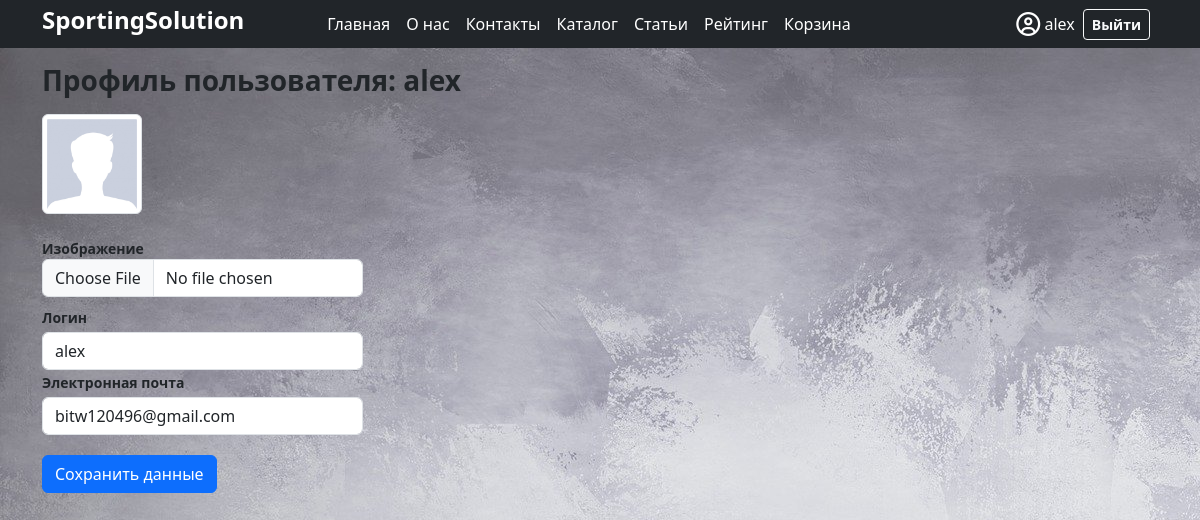
Page /profile (signed in) on the committed database.
### dj_app/models.py (models this page shows)
class User(AbstractUser):
    image = models.ImageField(
        upload_to='user_img',
        null=True,
        blank=True,
        verbose_name="Добавить изображение"
    )
    is_verified_email = models.BooleanField(default=False)

### dj_app/views.py (the view)
# urls.py: path('profile', views.profile, name="profile"),  # Маршрут: Профиль
@login_required
def profile(request):
    if request.method == 'POST':
        form = UserProfileForm(instance=request.user, data=request.POST, files=request.FILES)
        if form.is_valid():
            form.save()
            print("Успешно")
            return HttpResponseRedirect(reverse('profile'))
        else:
            print(form.errors)
    else:
        form = UserProfileForm(instance=request.user)
    context = {"form": form}
    return render(request, "registration/profile.html", context=context)

### dj_app/forms.py
class UserProfileForm(UserChangeForm):
    image = forms.ImageField(
        label="Изображение",
        widget=forms.FileInput(attrs={
            'type': 'file',
            'class': 'form-control'
        }
        ),
        required=False)
    username = forms.CharField(
        label="Никнейм",
        max_length=10,
        widget=forms.widgets.TextInput(attrs={
            'class': 'form-control',
            'id': "floatingInput",
            "placeholder": "Username",
            'readonly': True
        }
        )
    )
    email = forms.EmailField(label="Email", widget=forms.widgets.EmailInput(
        attrs={'type': 'email',
               'class': 'form-control',
               'id': 'floatingInput',
               'placeholder': 'login@example.com',
               'readonly': True}))
    class Meta:
        model = User
        fields = ('image', 'username', 'email')

### dj_app/context_processors.py (called while the page is built)
def baskets(request):
    user = request.user
    return {'baskets': Basket.objects.filter(user=user) if user.is_authenticated else []}

### templates/registration/profile.html (shortened to what this page needs)
{% extends "base.html" %}
{% load static %}
{% block body %}
<div class="container">
    <div class="row">
        <div class="col-lg-7">
            <h3 class="mt-3 mb-3"><b>Профиль пользователя: {{ user }}</b></h3>
            <div class="col-lg-12 text-left">
                <img width="100" height="100"
                     src="{% if user.image %} {{ user.image.url }} {% else %} {% static '/img/avatar.jpg' %} {% endif %}" class="img-thumbnail">
            </div>
            <br>
            <form method="post" action="" enctype="multipart/form-data">
                <div class="form-row mb-2">
                    <div class="col-lg-6">
                        <div class="small mb-1">
                            <label for="{{ form.image.id_for_lable }}"><b>Изображение</b></label>
                            {{ form.image }}
                        </div>
                    </div>
                </div>
                <div class="form-row">
                    <div class="col-lg-6">
                        <label class="small mb-1" for="{{ form.username.id_for_lable }}"><b>Логин</b></label>
                        {{ form.username }}
                    </div>
                    <div class="col-lg-6">
                        <label class="small mb-1" for="{{ form.email.id_for_lable }}"><b>Электронная почта</b></label>
                        {{ form.email }}
                    </div>
                </div>
                <div class="form-row">
                    <div class="col-lg-12" style="margin-top: 20px;">
                        <button type="submit" class="btn btn-primary">Сохранить данные</button>
                    </div>
                </div>
            </form>
        </div>
    </div>
</div>
{% endblock %}

### templates/base.html (shortened to what this page needs)
<!DOCTYPE html>
{% load static %}
<html lang="ru">
<head>
    <link href="{% static 'style.css' %}" rel="stylesheet">
    <link href="https://cdn.jsdelivr.net/npm/bootstrap@5.3.0-alpha1/dist/css/bootstrap.min.css" rel="stylesheet">
    <link rel="stylesheet" href="https://cdn.jsdelivr.net/npm/@fortawesome/fontawesome-free@6.2.1/css/fontawesome.min.css">
</head>
<body background="{% static 'img/fone.jpg' no-repeat; %}">
<header class="p-1 bg-dark text-white sticky-top">
    <div class="container">
        <div class="d-flex flex-wrap align-items-center justify-content-center justify-content-lg-start">
            <a href="/" class="d-flex align-items-center mb-2 mb-lg-0 text-white text-decoration-none">
                <span class="fs-3 text-white"><h4><b>SportingSolution</b></h4></span>
            </a>
            {% if user.is_authenticated %}
            <ul class="nav col-12 col-lg-auto mx-lg-auto mb-2 justify-content-center mb-md-0">
                <li><a href="{% url 'index' %}" class="nav-link px-2 text-white">Главная</a></li>
                <li><a href="{% url 'about' %}" class="nav-link px-2 text-white">О нас</a></li>
                <li><a href="{% url 'contacts' %}" class="nav-link px-2 text-white">Контакты</a></li>
                <li><a href="{% url 'products' %}" class="nav-link px-2 text-white">Каталог</a></li>
                <li><a href="{% url 'articles' %}" class="nav-link px-2 text-white">Статьи</a></li>
                <li><a href="{% url 'rating' %}" class="nav-link px-2 text-white">Рейтинг</a></li>
                <li><a href="{% url 'basket' %}" class="nav-link px-2 text-white">Корзина</a></li>
            </ul>
            <ul class="nav col-12 col-lg-auto ms-lg-auto mb-2 justify-content-center mb-md-0">
                <li><a href="{% url 'profile' %}" class="nav-link px-2 text-white"><i class="fa-regular fa-circle-user fa-xl"></i> {{ user.get_username }}</a></li>
            </ul>
            {% endif %}
            <div class="text-end">
                {% if user.is_authenticated %}
                    <a href="/logout"><button type="button" class="btn btn-outline-light btn-sm me-2"><b>Выйти</b></button></a>
                {% else %}
                    <a href="/login?next={{ request.path }}"><button type="button" class="btn btn-outline-light btn-sm me-2"><b>Войти</b></button></a>
                    <a href="{% url 'registration' %}"><button type="button" class="btn btn-warning btn-sm"><b>Зарегистрироваться</b></button></a>
                {% endif %}
            </div>
        </div>
    </div>
</header>
{% block body %}{% endblock body %}
</body>
</html>

### rows in the picture
User: get_username "alex", username "alex", email "bitw120496@gmail.com"
